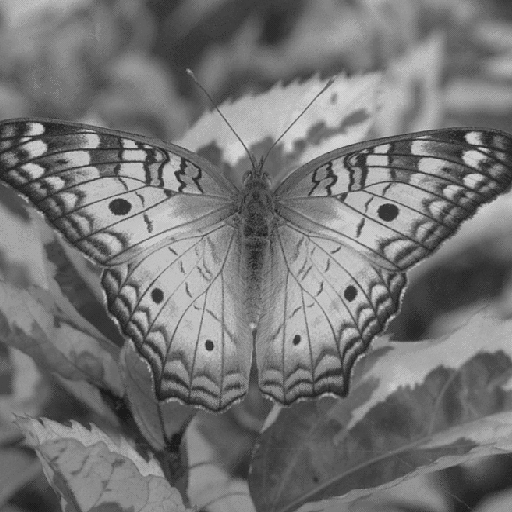
%> input picture butterfly.gif, 512 x 512 px
$ octave Bardales_hw11_prob4.m   (GNU Octave 9; MATLAB toolbox functions it lacks are replaced by stand-ins)
%> lines starting %> are read from the running program, lines starting %| are printed output that depends on the picture
%% regular image
clc;
clear all;

% Read an image
img=imread('butterfly.gif');
%> img is the input picture: size 512x512 uint8; min 27, max 212, mean 116.8
% By default, all MATLAB variables you created are double.
% However, you have to pay attention to data types when youread data from a file
% .gif files are stored as uint8 (unsigned 8bit integer, 0means black and 255 means white)
% Convert to [0,1]
img = double(img)/255;
%> img: size 512x512 double
% Show it, any value larger than 1 will be displayed as white, any value lower than 0 will be displayed as black
imshow(img);
size(img)
%> ans = [512 512]
%% brighter image
clc;
clear all;

img=imread('butterfly.gif');
img = double(img)/127.5;
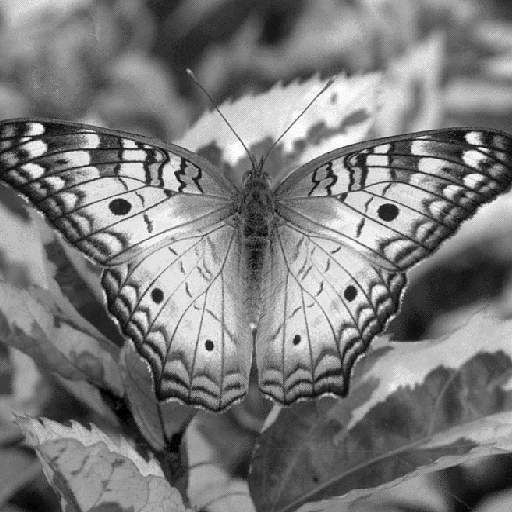
%> img: size 512x512 double; min 0.212, max 1.66, mean 0.916; drawn with min black and max white
imshow(img);
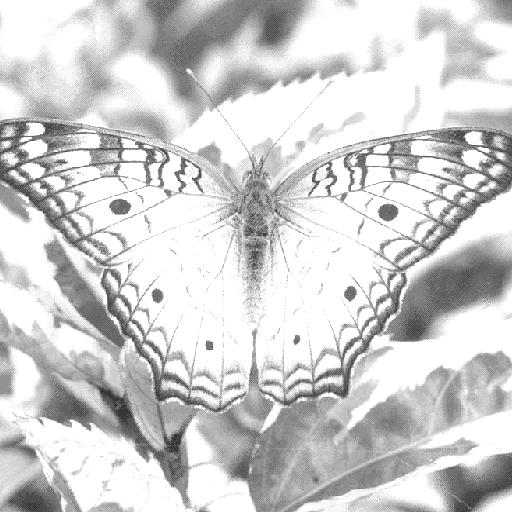
%> displayed picture: size 512x512, on the screen's scale of 0 to 255; min 54, max 255, mean 207.2
%% darker image
clc;
clear all;

img=imread('butterfly.gif');
img = double(img)/382.5;
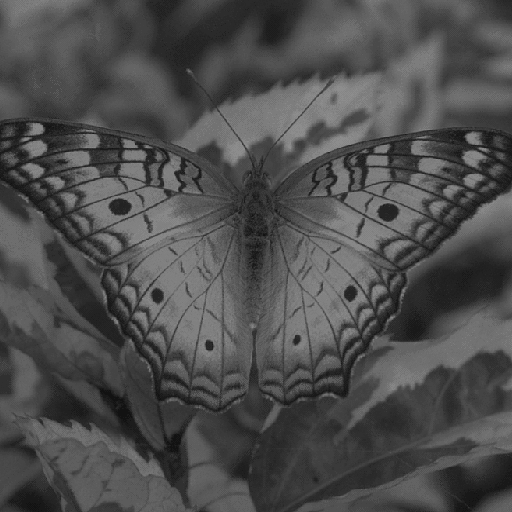
%> img: size 512x512 double; min 0.0706, max 0.554, mean 0.305
% img = img/2.5;
imshow(img);
%% increased contrast image
clc;
clear all;

img=imread('butterfly.gif');
img = double(img)/255;
img=img*5;
img=img-1.9;

imshow(img);
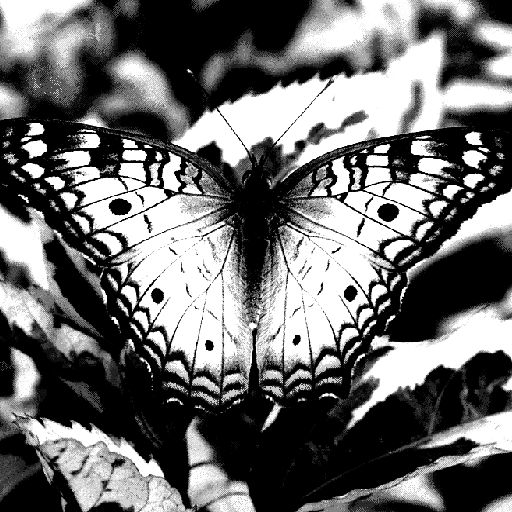
%> displayed picture: size 512x512, on the screen's scale of 0 to 255; min 0, max 255, mean 110
%% decreased contrast image
clc;
clear all;

img=imread('butterfly.gif');
img = double(img)/255;
for n = 1:(512*512)
    if img(n)<0.15
        img(n)=img(n)*4;
    end
    if 0.15<img(n)<0.2
        img(n)=img(n)*3;
    end
    if 0.2<img(n)<0.3
        img(n)=img(n)*2;
    end
    if 0.3<img(n)<0.4
        img(n)=img(n)*1.5;
    end
    if 0.6<img(n)<0.7
        img(n)=img(n)*0.8;
    end
    if img(n)>0.7
        img(n)=img(n)/1.5;
    end
end
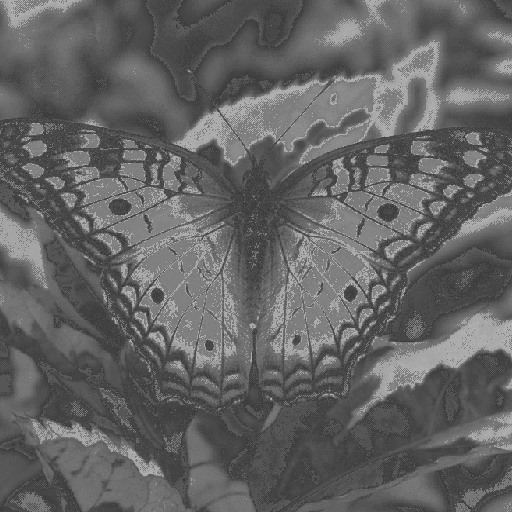
%> img: size 512x512 double; min 0.242, max 0.698, mean 0.392
imshow(img);
